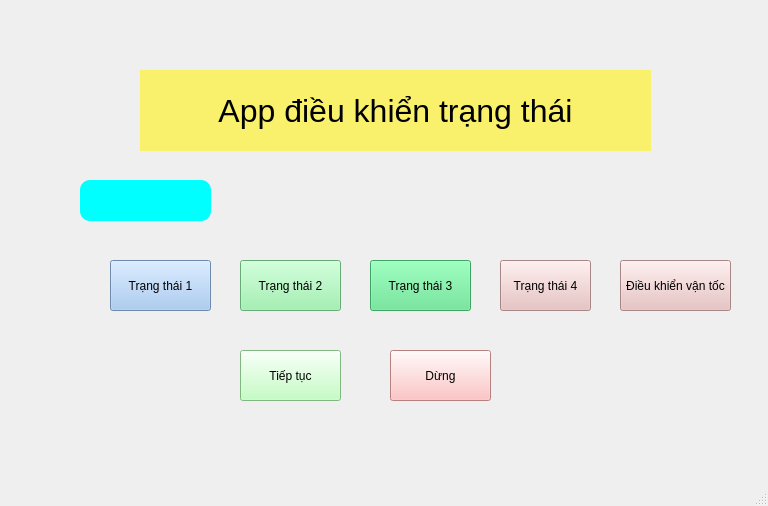
<?xml version="1.0" encoding="UTF-8"?>
<ui version="4.0">
 <class>MainWindow</class>
 <widget class="QMainWindow" name="MainWindow">
  <property name="geometry">
   <rect>
    <x>0</x>
    <y>0</y>
    <width>768</width>
    <height>506</height>
   </rect>
  </property>
  <property name="windowTitle">
   <string>MainWindow</string>
  </property>
  <widget class="QWidget" name="centralwidget">
   <widget class="QPushButton" name="state_1">
    <property name="geometry">
     <rect>
      <x>110</x>
      <y>260</y>
      <width>101</width>
      <height>51</height>
     </rect>
    </property>
    <property name="styleSheet">
     <string notr="true">background-color: rgb(153, 193, 241);</string>
    </property>
    <property name="text">
     <string>Trạng thái 1</string>
    </property>
   </widget>
   <widget class="QPushButton" name="state_2">
    <property name="geometry">
     <rect>
      <x>240</x>
      <y>260</y>
      <width>101</width>
      <height>51</height>
     </rect>
    </property>
    <property name="styleSheet">
     <string notr="true">background-color: rgb(143, 240, 164);</string>
    </property>
    <property name="text">
     <string>Trạng thái 2</string>
    </property>
   </widget>
   <widget class="QPushButton" name="state_3">
    <property name="geometry">
     <rect>
      <x>370</x>
      <y>260</y>
      <width>101</width>
      <height>51</height>
     </rect>
    </property>
    <property name="styleSheet">
     <string notr="true">background-color: rgb(87, 227, 137);</string>
    </property>
    <property name="text">
     <string>Trạng thái 3</string>
    </property>
   </widget>
   <widget class="QPushButton" name="state_4">
    <property name="geometry">
     <rect>
      <x>500</x>
      <y>260</y>
      <width>91</width>
      <height>51</height>
     </rect>
    </property>
    <property name="styleSheet">
     <string notr="true">background-color: rgb(231, 186, 186);</string>
    </property>
    <property name="text">
     <string>Trạng thái 4</string>
    </property>
   </widget>
   <widget class="QPushButton" name="resume_button">
    <property name="geometry">
     <rect>
      <x>240</x>
      <y>350</y>
      <width>101</width>
      <height>51</height>
     </rect>
    </property>
    <property name="styleSheet">
     <string notr="true">background-color: rgb(179, 255, 179);</string>
    </property>
    <property name="text">
     <string>Tiếp tục</string>
    </property>
   </widget>
   <widget class="QPushButton" name="stop_button">
    <property name="geometry">
     <rect>
      <x>390</x>
      <y>350</y>
      <width>101</width>
      <height>51</height>
     </rect>
    </property>
    <property name="styleSheet">
     <string notr="true">background-color: rgb(255, 179, 179);</string>
    </property>
    <property name="text">
     <string>Dừng</string>
    </property>
   </widget>
   <widget class="QLabel" name="lable_app">
    <property name="geometry">
     <rect>
      <x>140</x>
      <y>70</y>
      <width>511</width>
      <height>81</height>
     </rect>
    </property>
    <property name="font">
     <font>
      <pointsize>24</pointsize>
     </font>
    </property>
    <property name="styleSheet">
     <string notr="true">background-color: rgb(249, 240, 107);</string>
    </property>
    <property name="text">
     <string>App điều khiển trạng thái</string>
    </property>
    <property name="alignment">
     <set>Qt::AlignCenter</set>
    </property>
   </widget>
   <widget class="QPushButton" name="control_v">
    <property name="geometry">
     <rect>
      <x>620</x>
      <y>260</y>
      <width>111</width>
      <height>51</height>
     </rect>
    </property>
    <property name="styleSheet">
     <string notr="true">background-color: rgb(231, 186, 186);</string>
    </property>
    <property name="text">
     <string>Điều khiển vận tốc</string>
    </property>
   </widget>
   <widget class="QLabel" name="lbl_state_now">
    <property name="geometry">
     <rect>
      <x>80</x>
      <y>180</y>
      <width>131</width>
      <height>41</height>
     </rect>
    </property>
    <property name="styleSheet">
     <string notr="true">font: 10pt &quot;MS Shell Dlg 2&quot;;
background-color: rgb(0, 255, 255);
border-radius:10px;</string>
    </property>
    <property name="text">
     <string/>
    </property>
   </widget>
  </widget>
  <widget class="QMenuBar" name="menubar">
   <property name="geometry">
    <rect>
     <x>0</x>
     <y>0</y>
     <width>768</width>
     <height>26</height>
    </rect>
   </property>
  </widget>
  <widget class="QStatusBar" name="statusbar"/>
 </widget>
 <resources/>
 <connections/>
</ui>
